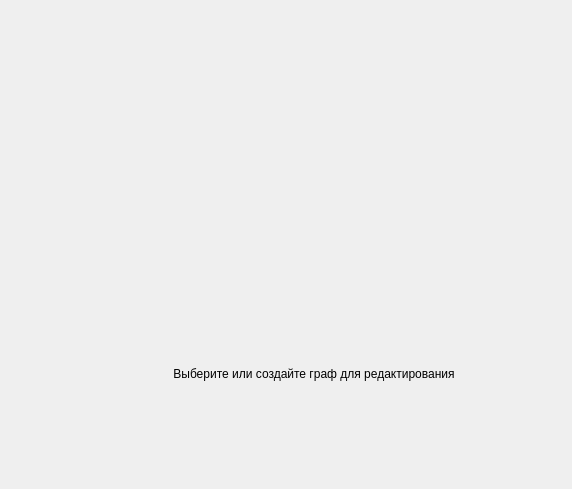
<?xml version="1.0" encoding="UTF-8"?>
<ui version="4.0">
 <class>GraphTabWidget</class>
 <widget class="QWidget" name="GraphTabWidget">
  <property name="geometry">
   <rect>
    <x>0</x>
    <y>0</y>
    <width>572</width>
    <height>489</height>
   </rect>
  </property>
  <property name="windowTitle">
   <string>Form</string>
  </property>
  <layout class="QGridLayout" name="gridLayout">
   <item row="0" column="0">
    <spacer name="horizontalSpacer">
     <property name="orientation">
      <enum>Qt::Vertical</enum>
     </property>
     <property name="sizeType">
      <enum>QSizePolicy::Fixed</enum>
     </property>
     <property name="sizeHint" stdset="0">
      <size>
       <width>47</width>
       <height>40</height>
      </size>
     </property>
    </spacer>
   </item>
   <item row="1" column="0">
    <widget class="GraphOptionsToolbar" name="optionsToolBar" native="true">
     <property name="sizePolicy">
      <sizepolicy hsizetype="Preferred" vsizetype="Expanding">
       <horstretch>0</horstretch>
       <verstretch>0</verstretch>
      </sizepolicy>
     </property>
     <property name="minimumSize">
      <size>
       <width>50</width>
       <height>0</height>
      </size>
     </property>
    </widget>
   </item>
   <item row="0" column="1" rowspan="2">
    <widget class="QStackedWidget" name="stackedWidget">
     <widget class="QWidget" name="graphs_page">
      <layout class="QVBoxLayout" name="verticalLayout_2">
       <property name="spacing">
        <number>0</number>
       </property>
       <property name="leftMargin">
        <number>0</number>
       </property>
       <property name="topMargin">
        <number>0</number>
       </property>
       <property name="rightMargin">
        <number>0</number>
       </property>
       <property name="bottomMargin">
        <number>0</number>
       </property>
       <item>
        <widget class="GraphFilesToolbar" name="filesToolBar" native="true">
         <property name="minimumSize">
          <size>
           <width>0</width>
           <height>50</height>
          </size>
         </property>
        </widget>
       </item>
       <item>
        <layout class="QVBoxLayout" name="verticalLayout">
         <item>
          <widget class="QTabWidget" name="editorForms_tabWidget">
           <property name="enabled">
            <bool>true</bool>
           </property>
           <property name="documentMode">
            <bool>true</bool>
           </property>
           <property name="tabsClosable">
            <bool>true</bool>
           </property>
           <property name="tabBarAutoHide">
            <bool>false</bool>
           </property>
          </widget>
         </item>
         <item>
          <widget class="QLabel" name="placeholder_label">
           <property name="sizePolicy">
            <sizepolicy hsizetype="Expanding" vsizetype="Expanding">
             <horstretch>0</horstretch>
             <verstretch>0</verstretch>
            </sizepolicy>
           </property>
           <property name="text">
            <string>Выберите или создайте граф для редактирования</string>
           </property>
           <property name="alignment">
            <set>Qt::AlignCenter</set>
           </property>
          </widget>
         </item>
        </layout>
       </item>
      </layout>
     </widget>
     <widget class="QWidget" name="settings_page"/>
    </widget>
   </item>
  </layout>
 </widget>
 <customwidgets>
  <customwidget>
   <class>GraphFilesToolbar</class>
   <extends>QWidget</extends>
   <header>graphfilestoolbar.h</header>
   <container>1</container>
  </customwidget>
  <customwidget>
   <class>GraphOptionsToolbar</class>
   <extends>QWidget</extends>
   <header>graphoptionstoolbar.h</header>
   <container>1</container>
  </customwidget>
 </customwidgets>
 <resources/>
 <connections/>
</ui>
